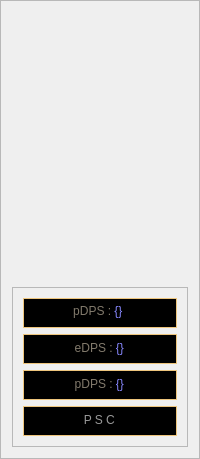
           <widget class="QFrame" name="item_display_frame">
            <property name="sizePolicy">
             <sizepolicy hsizetype="Maximum" vsizetype="Fixed">
              <horstretch>0</horstretch>
              <verstretch>0</verstretch>
             </sizepolicy>
            </property>
            <property name="frameShape">
             <enum>QFrame::StyledPanel</enum>
            </property>
            <property name="frameShadow">
             <enum>QFrame::Raised</enum>
            </property>
            <layout class="QVBoxLayout" name="verticalLayout_2">
             <item>
              <widget class="QFrame" name="item_view_frame">
               <property name="sizePolicy">
                <sizepolicy hsizetype="MinimumExpanding" vsizetype="MinimumExpanding">
                 <horstretch>0</horstretch>
                 <verstretch>0</verstretch>
                </sizepolicy>
               </property>
               <property name="minimumSize">
                <size>
                 <width>128</width>
                 <height>269</height>
                </size>
               </property>
               <property name="maximumSize">
                <size>
                 <width>145</width>
                 <height>269</height>
                </size>
               </property>
               <property name="styleSheet">
                <string notr="true">QWidget{
                 border: 0px;
                 background-color: none;
                 }
                </string>
               </property>
               <layout class="QVBoxLayout" name="item_view_layout">
                <property name="spacing">
                 <number>0</number>
                </property>
                <property name="leftMargin">
                 <number>0</number>
                </property>
                <property name="topMargin">
                 <number>0</number>
                </property>
                <property name="rightMargin">
                 <number>0</number>
                </property>
                <property name="bottomMargin">
                 <number>0</number>
                </property>
                <item>
                 <widget class="QFrame" name="item_img_frame">
                  <property name="minimumSize">
                   <size>
                    <width>0</width>
                    <height>228</height>
                   </size>
                  </property>
                  <property name="frameShape">
                   <enum>QFrame::StyledPanel</enum>
                  </property>
                  <property name="frameShadow">
                   <enum>QFrame::Raised</enum>
                  </property>
                  <layout class="QVBoxLayout" name="verticalLayout_3">
                   <property name="spacing">
                    <number>0</number>
                   </property>
                   <property name="leftMargin">
                    <number>0</number>
                   </property>
                   <property name="topMargin">
                    <number>0</number>
                   </property>
                   <property name="rightMargin">
                    <number>0</number>
                   </property>
                   <property name="bottomMargin">
                    <number>0</number>
                   </property>
                   <item>
                    <widget class="QLabel" name="item_img_label">
                     <property name="sizePolicy">
                      <sizepolicy hsizetype="Fixed" vsizetype="Fixed">
                       <horstretch>0</horstretch>
                       <verstretch>0</verstretch>
                      </sizepolicy>
                     </property>
                     <property name="minimumSize">
                      <size>
                       <width>128</width>
                       <height>228</height>
                      </size>
                     </property>
                     <property name="maximumSize">
                      <size>
                       <width>128</width>
                       <height>228</height>
                      </size>
                     </property>
                     <property name="styleSheet">
                      <string notr="true">QLabel{
                       background-image:
                       url(:/images/images/item_box.png);
                       opacity: 0.8;
                       }
                       QLabel::hover{
                       background-color:#ffffff;
                       opacity: 1;
                       }
                      </string>
                     </property>
                     <property name="text">
                      <string/>
                     </property>
                     <property name="scaledContents">
                      <bool>true</bool>
                     </property>
                     <property name="alignment">
                      <set>Qt::AlignCenter</set>
                     </property>
                    </widget>
                   </item>
                  </layout>
                 </widget>
                </item>
                <item alignment="Qt::AlignTop">
                 <widget class="QFrame" name="crafting_btn_frame">
                  <property name="sizePolicy">
                   <sizepolicy hsizetype="Preferred" vsizetype="Maximum">
                    <horstretch>0</horstretch>
                    <verstretch>0</verstretch>
                   </sizepolicy>
                  </property>
                  <property name="frameShape">
                   <enum>QFrame::StyledPanel</enum>
                  </property>
                  <property name="frameShadow">
                   <enum>QFrame::Raised</enum>
                  </property>
                  <layout class="QVBoxLayout" name="crafting_btn_layout">
                   <property name="spacing">
                    <number>0</number>
                   </property>
                   <property name="leftMargin">
                    <number>0</number>
                   </property>
                   <property name="topMargin">
                    <number>0</number>
                   </property>
                   <property name="rightMargin">
                    <number>0</number>
                   </property>
                   <property name="bottomMargin">
                    <number>0</number>
                   </property>
                   <item>
                    <widget class="QLabel" name="crafting_btn_label">
                     <property name="sizePolicy">
                      <sizepolicy hsizetype="Fixed" vsizetype="Fixed">
                       <horstretch>0</horstretch>
                       <verstretch>0</verstretch>
                      </sizepolicy>
                     </property>
                     <property name="minimumSize">
                      <size>
                       <width>0</width>
                       <height>39</height>
                      </size>
                     </property>
                     <property name="maximumSize">
                      <size>
                       <width>128</width>
                       <height>39</height>
                      </size>
                     </property>
                     <property name="cursor">
                      <cursorShape>ArrowCursor</cursorShape>
                     </property>
                     <property name="focusPolicy">
                      <enum>Qt::StrongFocus</enum>
                     </property>
                     <property name="styleSheet">
                      <string notr="true">QLabel{
                       background-image:
                       url(:/images/images/craftbtn.png);
                       }
                       QLabel::hover{
                       background-image:
                       url(:/images/images/craftbtnov.png);
                       }
                      </string>
                     </property>
                     <property name="text">
                      <string/>
                     </property>
                     <property name="scaledContents">
                      <bool>true</bool>
                     </property>
                    </widget>
                   </item>
                  </layout>
                 </widget>
                </item>
               </layout>
              </widget>
             </item>
             <item alignment="Qt::AlignVCenter">
              <widget class="QFrame" name="item_dps_frame">
               <property name="sizePolicy">
                <sizepolicy hsizetype="Preferred" vsizetype="Preferred">
                 <horstretch>0</horstretch>
                 <verstretch>0</verstretch>
                </sizepolicy>
               </property>
               <property name="frameShape">
                <enum>QFrame::StyledPanel</enum>
               </property>
               <property name="frameShadow">
                <enum>QFrame::Raised</enum>
               </property>
               <layout class="QVBoxLayout" name="item_dps_layout">
                <property name="spacing">
                 <number>6</number>
                </property>
                <property name="leftMargin">
                 <number>10</number>
                </property>
                <property name="topMargin">
                 <number>10</number>
                </property>
                <property name="rightMargin">
                 <number>10</number>
                </property>
                <property name="bottomMargin">
                 <number>10</number>
                </property>
                <item>
                 <widget class="QLabel" name="phys_dps_label">
                  <property name="sizePolicy">
                   <sizepolicy hsizetype="MinimumExpanding" vsizetype="Maximum">
                    <horstretch>0</horstretch>
                    <verstretch>0</verstretch>
                   </sizepolicy>
                  </property>
                  <property name="minimumSize">
                   <size>
                    <width>0</width>
                    <height>30</height>
                   </size>
                  </property>
                  <property name="styleSheet">
                   <string notr="true">QLabel {
                    border: 1px solid #edc57d;
                    background: #000;
                    padding: 2px 3px 4px 2px;
                    }
                   </string>
                  </property>
                  <property name="frameShape">
                   <enum>QFrame::NoFrame</enum>
                  </property>
                  <property name="frameShadow">
                   <enum>QFrame::Plain</enum>
                  </property>
                  <property name="lineWidth">
                   <number>0</number>
                  </property>
                  <property name="midLineWidth">
                   <number>0</number>
                  </property>
                  <property name="text">
                   <string>&lt;html&gt;&lt;head/&gt;&lt;body&gt;&lt;p&gt;&lt;span
                    style=&quot; color:#827a6c;&quot;&gt;pDPS
                    : &lt;/span&gt;&lt;span style=&quot;
                    color:#8787fe;&quot;&gt;{}&lt;/span&gt;&lt;/p&gt;&lt;/body&gt;&lt;/html&gt;
                   </string>
                  </property>
                  <property name="scaledContents">
                   <bool>false</bool>
                  </property>
                  <property name="alignment">
                   <set>Qt::AlignHCenter|Qt::AlignTop</set>
                  </property>
                  <property name="margin">
                   <number>0</number>
                  </property>
                 </widget>
                </item>
                <item>
                 <widget class="QLabel" name="ele_dps_label">
                  <property name="sizePolicy">
                   <sizepolicy hsizetype="Preferred" vsizetype="Maximum">
                    <horstretch>0</horstretch>
                    <verstretch>0</verstretch>
                   </sizepolicy>
                  </property>
                  <property name="minimumSize">
                   <size>
                    <width>0</width>
                    <height>30</height>
                   </size>
                  </property>
                  <property name="styleSheet">
                   <string notr="true">QLabel {
                    border: 1px solid #edc57d;
                    background: #000;
                    padding: 2px 3px 4px 2px;
                    magin-bottom: 0px;
                    }
                   </string>
                  </property>
                  <property name="text">
                   <string>&lt;html&gt;&lt;head/&gt;&lt;body&gt;&lt;p
                    align=&quot;center&quot;&gt;&lt;span
                    style=&quot; color:#827a6c;&quot;&gt;eDPS
                    : &lt;/span&gt;&lt;span style=&quot;
                    color:#8787fe;&quot;&gt;{}&lt;/span&gt;&lt;/p&gt;&lt;/body&gt;&lt;/html&gt;
                   </string>
                  </property>
                 </widget>
                </item>
                <item>
                 <widget class="QLabel" name="total_dps_label">
                  <property name="sizePolicy">
                   <sizepolicy hsizetype="Preferred" vsizetype="Maximum">
                    <horstretch>0</horstretch>
                    <verstretch>0</verstretch>
                   </sizepolicy>
                  </property>
                  <property name="minimumSize">
                   <size>
                    <width>0</width>
                    <height>30</height>
                   </size>
                  </property>
                  <property name="styleSheet">
                   <string notr="true">QLabel {
                    border: 1px solid #edc57d;
                    background: #000;
                    padding: 2px 3px 4px 2px;
                    magin-bottom: 0px;
                    }
                   </string>
                  </property>
                  <property name="text">
                   <string>&lt;html&gt;&lt;head/&gt;&lt;body&gt;&lt;p
                    align=&quot;center&quot;&gt;&lt;span
                    style=&quot; color:#827a6c;&quot;&gt;pDPS
                    : &lt;/span&gt;&lt;span style=&quot;
                    color:#8787fe;&quot;&gt;{}&lt;/span&gt;&lt;/p&gt;&lt;/body&gt;&lt;/html&gt;
                   </string>
                  </property>
                 </widget>
                </item>
                <item alignment="Qt::AlignTop">
                 <widget class="QLabel" name="affix_total_label">
                  <property name="sizePolicy">
                   <sizepolicy hsizetype="Preferred" vsizetype="Maximum">
                    <horstretch>0</horstretch>
                    <verstretch>0</verstretch>
                   </sizepolicy>
                  </property>
                  <property name="minimumSize">
                   <size>
                    <width>0</width>
                    <height>30</height>
                   </size>
                  </property>
                  <property name="styleSheet">
                   <string notr="true">QLabel {
                    border: 1px solid #edc57d;
                    background: #000;
                    padding: 2px 3px 4px 2px;
                    magin-bottom: 0px;
                    }
                   </string>
                  </property>
                  <property name="text">
                   <string>&lt;html&gt;&lt;head/&gt;&lt;body&gt;&lt;p
                    align=&quot;center&quot;&gt;&lt;span
                    style=&quot; color:#999999;&quot;&gt;P S
                    C&lt;/span&gt;&lt;/p&gt;&lt;/body&gt;&lt;/html&gt;
                   </string>
                  </property>
                 </widget>
                </item>
               </layout>
              </widget>
             </item>
            </layout>
           </widget>
